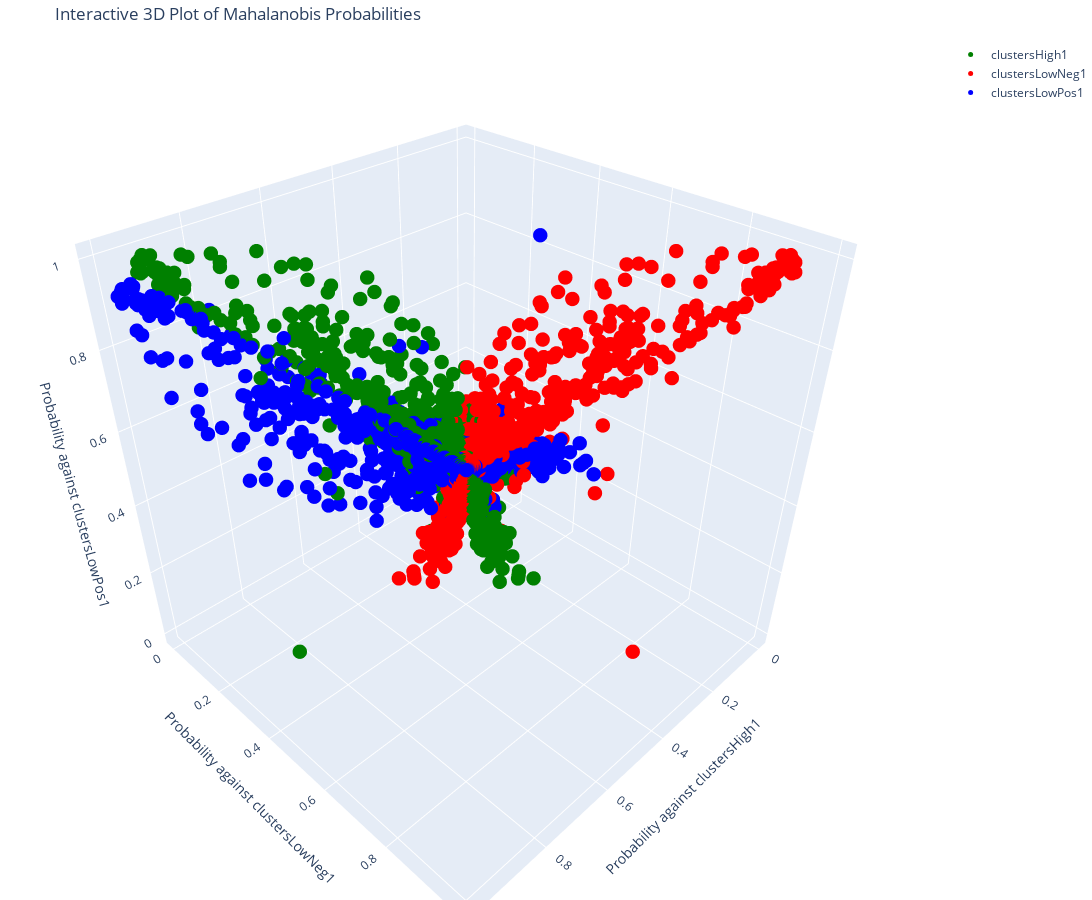

The notebook cell saved with this chart:
### Code cell
import plotly.graph_objects as go
import numpy as np

# Create scatter plot
fig = go.Figure()

# Add data for clustersHigh1
fig.add_trace(go.Scatter3d(
    x=probs_high, y=probs_low_neg, z=probs_low_pos,
    mode='markers',
    marker=dict(size=5, color='green'),
    name='clustersHigh1'
))

# Add data for clustersLowNeg1
fig.add_trace(go.Scatter3d(
    x=probs_low_neg, y=probs_high, z=probs_low_pos,
    mode='markers',
    marker=dict(size=5, color='red'),
    name='clustersLowNeg1'
))

# Add data for clustersLowPos1
fig.add_trace(go.Scatter3d(
    x=probs_low_pos, y=probs_low_neg, z=probs_high,
    mode='markers',
    marker=dict(size=5, color='blue'),
    name='clustersLowPos1'
))

# Update layout with larger size
fig.update_layout(
    scene=dict(
        xaxis_title='Probability against clustersHigh1',
        yaxis_title='Probability against clustersLowNeg1',
        zaxis_title='Probability against clustersLowPos1'
    ),
    title='Interactive 3D Plot of Mahalanobis Probabilities',
    margin=dict(l=0, r=0, b=0, t=40),
    width=1200,  # Set width of the figure
    height=900   # Set height of the figure
)

# Show plot
fig.show()

fig.write_html("interactive_plot.html")

### Figure 1 — Plotly figure (JSON) as saved in the notebook; plotly's stock layout.template omitted (floating-point values rounded to 4 significant figures; data arrays with more than 128 entries replaced by an {"elided": "..."} marker saying what was removed)
{"data": [{"marker": {"color": "green", "size": 5}, "mode": "markers", "name": "clustersHigh1", "type": "scatter3d", "x": {"elided": "1418 float values"}, "y": {"elided": "1418 float values"}, "z": {"elided": "1418 float values"}}, {"marker": {"color": "red", "size": 5}, "mode": "markers", "name": "clustersLowNeg1", "type": "scatter3d", "x": {"elided": "1418 float values"}, "y": {"elided": "1418 float values"}, "z": {"elided": "1418 float values"}}, {"marker": {"color": "blue", "size": 5}, "mode": "markers", "name": "clustersLowPos1", "type": "scatter3d", "x": {"elided": "1418 float values"}, "y": {"elided": "1418 float values"}, "z": {"elided": "1418 float values"}}], "layout": {"height": 900, "margin": {"b": 0, "l": 0, "r": 0, "t": 40}, "scene": {"xaxis": {"title": {"text": "Probability against clustersHigh1"}}, "yaxis": {"title": {"text": "Probability against clustersLowNeg1"}}, "zaxis": {"title": {"text": "Probability against clustersLowPos1"}}}, "title": {"text": "Interactive 3D Plot of Mahalanobis Probabilities"}, "width": 1200}}
